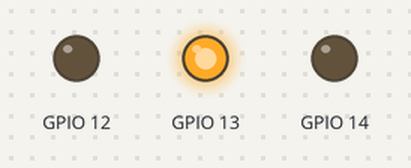
Bench run of a sketch on a simulated ESP32. Parts: output pins drawn as LEDs (lit = HIGH).

Above: at 0.2 s.
At 1.2 s:
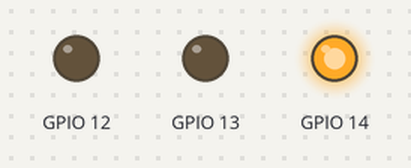
At 1.7 s:
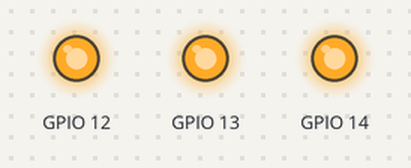
At 3.2 s:
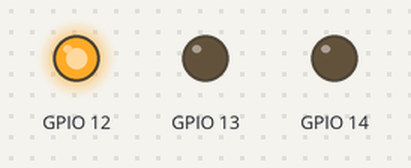
At 4.7 s:
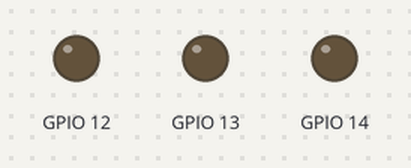
Timing chart, 0 to 5.8 s (numbered marks = the images above):
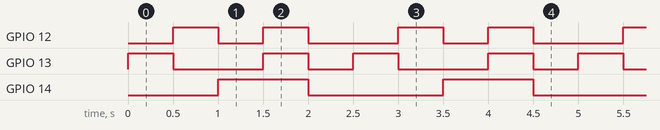

Measured:
- by itself, GPIO 12: repeats every 2.5 s: LOW 0.50 s, HIGH 0.50 s, LOW 1.0 s, HIGH 0.50 s
- by itself, GPIO 13: repeats every 2.5 s: LOW 1.0 s, HIGH 0.50 s, LOW 0.50 s, HIGH 0.50 s
- by itself, GPIO 14: alternates HIGH for 1.0 s and LOW for 1.5 s

The sketch:

color_rgb01.ino
```cpp
void setup() {
  pinMode(13, OUTPUT);
  pinMode(12, OUTPUT);
  pinMode(14, OUTPUT);
  color(0, 0, 0);
}

void loop() {
  color(1, 0, 0);
  delay(500);
  color(0, 1, 0);
  delay(500);
  color(0, 0, 1);
  delay(500);
  color(1, 1, 1);
  delay(500);
  color(0, 0, 0);
  delay(500);
}
void color(int R, int G, int B) {
  digitalWrite(13, R);
  digitalWrite(12, G);
  digitalWrite(14, B);
}
```
